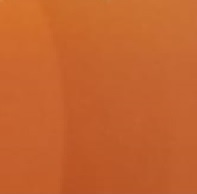
#> input picture PA/Code/sens/1.jpg, 197 x 194 px
$ python rgb_value.py
#> lines starting #> are read from the running program, lines starting #| are printed output that depends on the picture
import numpy as np
import cv2

img3 = cv2.imread('sens/1.jpg')
#> img3 is the input picture: shape (194, 197, 3); mean B, G, R 45.8, 99.2, 196.4
# img3 = img3[100:(100+50), 100:(100+50)]
# cv2.imshow('img3 pre', img3)
img3 = cv2.cvtColor(img3, cv2.COLOR_BGR2RGB)
# cv2.imshow('img3 aft', img3)
hue, sat, val = img3[:, :, 0], img3[:, :, 1], img3[:, :, 2]
# c = np.mean(img3[:, :, 2])
hue = np.mean(hue)
#> hue = 196.4
sat = np.mean(sat)
#> sat = 99.18
val = np.mean(val)
#> val = 45.82

print("1")
print(int(hue))
#| 196
print(int(sat))
#| 99
print(int(val))
#| 45
# cv2.waitKey(0)

img3 = cv2.imread('sens/2.jpg')
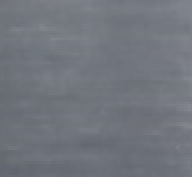
#> input picture PA/Code/sens/2.jpg, 192 x 177 px
#> img3 is the input picture: shape (177, 192, 3); mean B, G, R 125.6, 117, 113
# img3 = img3[100:(100+50), 100:(100+50)]
# cv2.imshow('img3 pre', img3)
img3 = cv2.cvtColor(img3, cv2.COLOR_BGR2RGB)
# cv2.imshow('img3 aft', img3)
hue, sat, val = img3[:, :, 0], img3[:, :, 1], img3[:, :, 2]
#> hue: shape (177, 192)
#> sat: shape (177, 192)
#> val: shape (177, 192)
# c = np.mean(img3[:, :, 2])
hue = np.mean(hue)
#> hue = 113
sat = np.mean(sat)
#> sat = 117
val = np.mean(val)
#> val = 125.6

print("2")
print(int(hue))
#| 113
print(int(sat))
#| 117
print(int(val))
#| 125

img3 = cv2.imread('sens/3.jpg')
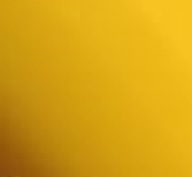
#> input picture PA/Code/sens/3.jpg, 192 x 177 px
#> img3 is the input picture: shape (177, 192, 3); mean B, G, R 19.2, 162.7, 214.8
# img3 = img3[100:(100+50), 100:(100+50)]
# cv2.imshow('img3 pre', img3)
img3 = cv2.cvtColor(img3, cv2.COLOR_BGR2RGB)
# cv2.imshow('img3 aft', img3)
hue, sat, val = img3[:, :, 0], img3[:, :, 1], img3[:, :, 2]
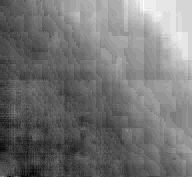
#> val: shape (177, 192); min 5, max 36, mean 19.2; drawn with min black and max white
# c = np.mean(img3[:, :, 2])
hue = np.mean(hue)
#> hue = 214.8
sat = np.mean(sat)
#> sat = 162.7
val = np.mean(val)
#> val = 19.16

print("3")
print(int(hue))
#| 214
print(int(sat))
#| 162
print(int(val))
#| 19

img3 = cv2.imread('sens/4.jpg')
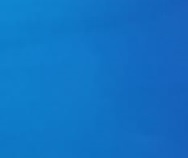
#> input picture PA/Code/sens/4.jpg, 188 x 158 px
#> img3 is the input picture: shape (158, 188, 3); mean B, G, R 196, 114.6, 17.2
# img3 = img3[100:(100+50), 100:(100+50)]
# cv2.imshow('img3 pre', img3)
img3 = cv2.cvtColor(img3, cv2.COLOR_BGR2RGB)
# cv2.imshow('img3 aft', img3)
hue, sat, val = img3[:, :, 0], img3[:, :, 1], img3[:, :, 2]
#> hue: shape (158, 188)
#> sat: shape (158, 188)
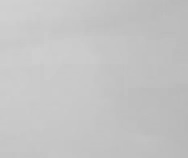
#> val: shape (158, 188); min 184, max 208, mean 196
# c = np.mean(img3[:, :, 2])
hue = np.mean(hue)
#> hue = 17.19
sat = np.mean(sat)
#> sat = 114.6
val = np.mean(val)
#> val = 196

print("4")
print(int(hue))
#| 17
print(int(sat))
#| 114
print(int(val))
#| 196

img3 = cv2.imread('sens/5.jpg')
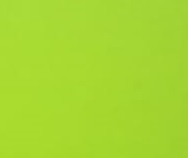
#> input picture PA/Code/sens/5.jpg, 188 x 158 px
#> img3 is the input picture: shape (158, 188, 3); mean B, G, R 48.9, 215.4, 165.5
# img3 = img3[100:(100+50), 100:(100+50)]
# cv2.imshow('img3 pre', img3)
img3 = cv2.cvtColor(img3, cv2.COLOR_BGR2RGB)
# cv2.imshow('img3 aft', img3)
hue, sat, val = img3[:, :, 0], img3[:, :, 1], img3[:, :, 2]
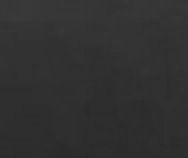
#> val: shape (158, 188); min 41, max 58, mean 48.9
# c = np.mean(img3[:, :, 2])
hue = np.mean(hue)
#> hue = 165.5
sat = np.mean(sat)
#> sat = 215.4
val = np.mean(val)
#> val = 48.87

print("5")
print(int(hue))
#| 165
print(int(sat))
#| 215
print(int(val))
#| 48
